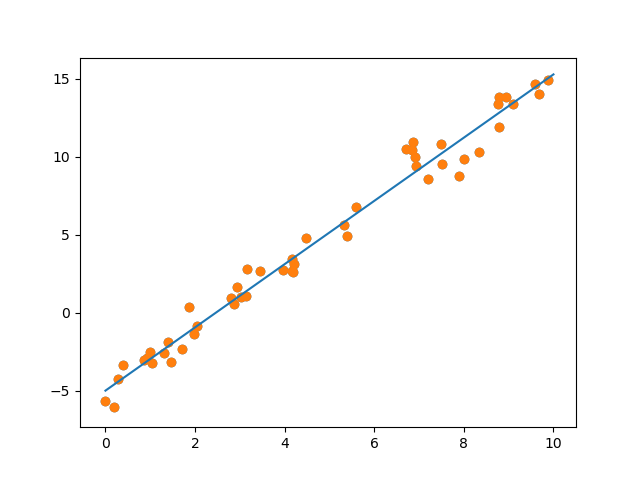

The Python source for this figure:
#%%
import matplotlib.pyplot as plt
import seaborn as sns
import numpy as np
from sklearn.linear_model import LinearRegression

rng = np.random.RandomState(1)
x = 10 * rng.rand(50)
y = 2 * x - 5 + rng.randn(50)
plt.scatter(x,y)

model = LinearRegression(fit_intercept=True)
model.fit(x[:,np.newaxis],y)
xfit = np.linspace(0,10,1000)
yfit = model.predict(xfit[:,np.newaxis])
plt.scatter(x,y)
plt.plot(xfit,yfit)

print("Model scope : ",model.coef_)
print("Model intercept : ",model.intercept_)
